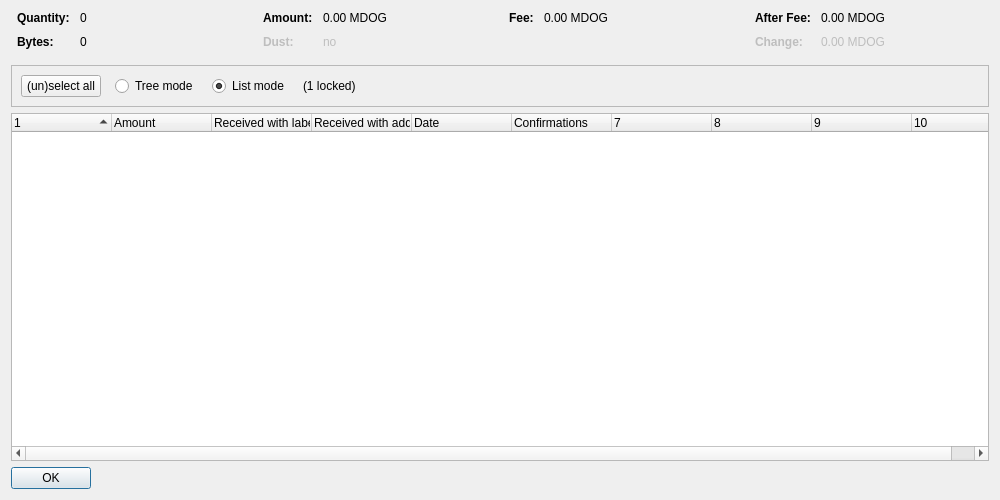
<?xml version="1.0" encoding="UTF-8"?>
<ui version="4.0">
 <class>CoinControlDialog</class>
 <widget class="QDialog" name="CoinControlDialog">
  <property name="geometry">
   <rect>
    <x>0</x>
    <y>0</y>
    <width>1000</width>
    <height>500</height>
   </rect>
  </property>
  <property name="windowTitle">
   <string>Coin Selection</string>
  </property>
  <layout class="QVBoxLayout" name="verticalLayout">
   <item>
    <layout class="QHBoxLayout" name="horizontalLayoutTop" stretch="0,0,0,0">
     <property name="topMargin">
      <number>0</number>
     </property>
     <property name="bottomMargin">
      <number>10</number>
     </property>
     <item>
      <layout class="QFormLayout" name="formLayoutCoinControl1">
       <property name="horizontalSpacing">
        <number>10</number>
       </property>
       <property name="verticalSpacing">
        <number>10</number>
       </property>
       <property name="leftMargin">
        <number>6</number>
       </property>
       <property name="rightMargin">
        <number>6</number>
       </property>
       <item row="0" column="0">
        <widget class="QLabel" name="labelCoinControlQuantityText">
         <property name="font">
          <font>
           <weight>75</weight>
           <bold>true</bold>
          </font>
         </property>
         <property name="text">
          <string>Quantity:</string>
         </property>
        </widget>
       </item>
       <item row="0" column="1">
        <widget class="QLabel" name="labelCoinControlQuantity">
         <property name="cursor">
          <cursorShape>IBeamCursor</cursorShape>
         </property>
         <property name="contextMenuPolicy">
          <enum>Qt::ActionsContextMenu</enum>
         </property>
         <property name="text">
          <string notr="true">0</string>
         </property>
         <property name="textInteractionFlags">
          <set>Qt::LinksAccessibleByMouse|Qt::TextSelectableByKeyboard|Qt::TextSelectableByMouse</set>
         </property>
        </widget>
       </item>
       <item row="1" column="0">
        <widget class="QLabel" name="labelCoinControlBytesText">
         <property name="font">
          <font>
           <weight>75</weight>
           <bold>true</bold>
          </font>
         </property>
         <property name="text">
          <string>Bytes:</string>
         </property>
        </widget>
       </item>
       <item row="1" column="1">
        <widget class="QLabel" name="labelCoinControlBytes">
         <property name="cursor">
          <cursorShape>IBeamCursor</cursorShape>
         </property>
         <property name="contextMenuPolicy">
          <enum>Qt::ActionsContextMenu</enum>
         </property>
         <property name="text">
          <string notr="true">0</string>
         </property>
         <property name="textInteractionFlags">
          <set>Qt::LinksAccessibleByMouse|Qt::TextSelectableByKeyboard|Qt::TextSelectableByMouse</set>
         </property>
        </widget>
       </item>
      </layout>
     </item>
     <item>
      <layout class="QFormLayout" name="formLayoutCoinControl2">
       <property name="horizontalSpacing">
        <number>10</number>
       </property>
       <property name="verticalSpacing">
        <number>10</number>
       </property>
       <property name="leftMargin">
        <number>6</number>
       </property>
       <property name="rightMargin">
        <number>6</number>
       </property>
       <item row="0" column="0">
        <widget class="QLabel" name="labelCoinControlAmountText">
         <property name="font">
          <font>
           <weight>75</weight>
           <bold>true</bold>
          </font>
         </property>
         <property name="text">
          <string>Amount:</string>
         </property>
        </widget>
       </item>
       <item row="0" column="1">
        <widget class="QLabel" name="labelCoinControlAmount">
         <property name="cursor">
          <cursorShape>IBeamCursor</cursorShape>
         </property>
         <property name="contextMenuPolicy">
          <enum>Qt::ActionsContextMenu</enum>
         </property>
         <property name="text">
          <string notr="true">0.00 MDOG</string>
         </property>
         <property name="textInteractionFlags">
          <set>Qt::LinksAccessibleByMouse|Qt::TextSelectableByKeyboard|Qt::TextSelectableByMouse</set>
         </property>
        </widget>
       </item>
       <item row="1" column="0">
        <widget class="QLabel" name="labelCoinControlLowOutputText">
         <property name="enabled">
          <bool>false</bool>
         </property>
         <property name="font">
          <font>
           <weight>75</weight>
           <bold>true</bold>
          </font>
         </property>
         <property name="text">
          <string>Dust:</string>
         </property>
        </widget>
       </item>
       <item row="1" column="1">
        <widget class="QLabel" name="labelCoinControlLowOutput">
         <property name="enabled">
          <bool>false</bool>
         </property>
         <property name="cursor">
          <cursorShape>IBeamCursor</cursorShape>
         </property>
         <property name="contextMenuPolicy">
          <enum>Qt::ActionsContextMenu</enum>
         </property>
         <property name="text">
          <string notr="true">no</string>
         </property>
         <property name="textInteractionFlags">
          <set>Qt::LinksAccessibleByMouse|Qt::TextSelectableByKeyboard|Qt::TextSelectableByMouse</set>
         </property>
        </widget>
       </item>
      </layout>
     </item>
     <item>
      <layout class="QFormLayout" name="formLayoutCoinControl3">
       <property name="horizontalSpacing">
        <number>10</number>
       </property>
       <property name="verticalSpacing">
        <number>10</number>
       </property>
       <property name="leftMargin">
        <number>6</number>
       </property>
       <property name="rightMargin">
        <number>6</number>
       </property>
       <item row="0" column="0">
        <widget class="QLabel" name="labelCoinControlFeeText">
         <property name="font">
          <font>
           <weight>75</weight>
           <bold>true</bold>
          </font>
         </property>
         <property name="text">
          <string>Fee:</string>
         </property>
        </widget>
       </item>
       <item row="0" column="1">
        <widget class="QLabel" name="labelCoinControlFee">
         <property name="cursor">
          <cursorShape>IBeamCursor</cursorShape>
         </property>
         <property name="contextMenuPolicy">
          <enum>Qt::ActionsContextMenu</enum>
         </property>
         <property name="text">
          <string notr="true">0.00 MDOG</string>
         </property>
         <property name="textInteractionFlags">
          <set>Qt::LinksAccessibleByMouse|Qt::TextSelectableByKeyboard|Qt::TextSelectableByMouse</set>
         </property>
        </widget>
       </item>
      </layout>
     </item>
     <item>
      <layout class="QFormLayout" name="formLayoutCoinControl4">
       <property name="horizontalSpacing">
        <number>10</number>
       </property>
       <property name="verticalSpacing">
        <number>10</number>
       </property>
       <property name="leftMargin">
        <number>6</number>
       </property>
       <property name="rightMargin">
        <number>6</number>
       </property>
       <item row="0" column="0">
        <widget class="QLabel" name="labelCoinControlAfterFeeText">
         <property name="font">
          <font>
           <weight>75</weight>
           <bold>true</bold>
          </font>
         </property>
         <property name="text">
          <string>After Fee:</string>
         </property>
        </widget>
       </item>
       <item row="0" column="1">
        <widget class="QLabel" name="labelCoinControlAfterFee">
         <property name="cursor">
          <cursorShape>IBeamCursor</cursorShape>
         </property>
         <property name="contextMenuPolicy">
          <enum>Qt::ActionsContextMenu</enum>
         </property>
         <property name="text">
          <string notr="true">0.00 MDOG</string>
         </property>
         <property name="textInteractionFlags">
          <set>Qt::LinksAccessibleByMouse|Qt::TextSelectableByKeyboard|Qt::TextSelectableByMouse</set>
         </property>
        </widget>
       </item>
       <item row="1" column="0">
        <widget class="QLabel" name="labelCoinControlChangeText">
         <property name="enabled">
          <bool>false</bool>
         </property>
         <property name="font">
          <font>
           <weight>75</weight>
           <bold>true</bold>
          </font>
         </property>
         <property name="text">
          <string>Change:</string>
         </property>
        </widget>
       </item>
       <item row="1" column="1">
        <widget class="QLabel" name="labelCoinControlChange">
         <property name="enabled">
          <bool>false</bool>
         </property>
         <property name="cursor">
          <cursorShape>IBeamCursor</cursorShape>
         </property>
         <property name="contextMenuPolicy">
          <enum>Qt::ActionsContextMenu</enum>
         </property>
         <property name="text">
          <string notr="true">0.00 MDOG</string>
         </property>
         <property name="textInteractionFlags">
          <set>Qt::LinksAccessibleByMouse|Qt::TextSelectableByKeyboard|Qt::TextSelectableByMouse</set>
         </property>
        </widget>
       </item>
      </layout>
     </item>
    </layout>
   </item>
   <item>
    <widget class="QFrame" name="frame">
     <property name="minimumSize">
      <size>
       <width>0</width>
       <height>40</height>
      </size>
     </property>
     <property name="frameShape">
      <enum>QFrame::StyledPanel</enum>
     </property>
     <property name="frameShadow">
      <enum>QFrame::Sunken</enum>
     </property>
     <layout class="QHBoxLayout" name="horizontalLayout">
      <item>
       <layout class="QHBoxLayout" name="horizontalLayoutPanel" stretch="0,0,0,0,0">
        <property name="spacing">
         <number>14</number>
        </property>
        <item>
         <widget class="QPushButton" name="pushButtonSelectAll">
          <property name="sizePolicy">
           <sizepolicy hsizetype="Maximum" vsizetype="Fixed">
            <horstretch>0</horstretch>
            <verstretch>0</verstretch>
           </sizepolicy>
          </property>
          <property name="text">
           <string>(un)select all</string>
          </property>
          <property name="autoDefault">
           <bool>false</bool>
          </property>
         </widget>
        </item>
        <item>
         <widget class="QRadioButton" name="radioTreeMode">
          <property name="sizePolicy">
           <sizepolicy hsizetype="Maximum" vsizetype="Fixed">
            <horstretch>0</horstretch>
            <verstretch>0</verstretch>
           </sizepolicy>
          </property>
          <property name="text">
           <string>Tree mode</string>
          </property>
         </widget>
        </item>
        <item>
         <widget class="QRadioButton" name="radioListMode">
          <property name="sizePolicy">
           <sizepolicy hsizetype="Maximum" vsizetype="Fixed">
            <horstretch>0</horstretch>
            <verstretch>0</verstretch>
           </sizepolicy>
          </property>
          <property name="text">
           <string>List mode</string>
          </property>
          <property name="checked">
           <bool>true</bool>
          </property>
         </widget>
        </item>
        <item>
         <widget class="QLabel" name="labelLocked">
          <property name="text">
           <string notr="true">(1 locked)</string>
          </property>
         </widget>
        </item>
        <item>
         <spacer name="horizontalSpacer">
          <property name="orientation">
           <enum>Qt::Horizontal</enum>
          </property>
          <property name="sizeHint" stdset="0">
           <size>
            <width>40</width>
            <height>20</height>
           </size>
          </property>
         </spacer>
        </item>
       </layout>
      </item>
     </layout>
    </widget>
   </item>
   <item>
    <widget class="CoinControlTreeWidget" name="treeWidget">
     <property name="contextMenuPolicy">
      <enum>Qt::CustomContextMenu</enum>
     </property>
     <property name="sortingEnabled">
      <bool>false</bool>
     </property>
     <property name="columnCount">
      <number>10</number>
     </property>
     <attribute name="headerShowSortIndicator" stdset="0">
      <bool>true</bool>
     </attribute>
     <attribute name="headerStretchLastSection">
      <bool>false</bool>
     </attribute>
     <column>
      <property name="text">
       <string/>
      </property>
     </column>
     <column>
      <property name="text">
       <string>Amount</string>
      </property>
     </column>
     <column>
      <property name="text">
       <string>Received with label</string>
      </property>
     </column>
     <column>
      <property name="text">
       <string>Received with address</string>
      </property>
     </column>
     <column>
      <property name="text">
       <string>Date</string>
      </property>
     </column>
     <column>
      <property name="text">
       <string>Confirmations</string>
      </property>
      <property name="toolTip">
       <string>Confirmed</string>
      </property>
     </column>
     <column>
      <property name="text">
       <string/>
      </property>
     </column>
     <column>
      <property name="text">
       <string/>
      </property>
     </column>
     <column>
      <property name="text">
       <string/>
      </property>
     </column>
     <column>
      <property name="text">
       <string/>
      </property>
     </column>
    </widget>
   </item>
   <item>
    <widget class="QDialogButtonBox" name="buttonBox">
     <property name="sizePolicy">
      <sizepolicy hsizetype="Maximum" vsizetype="Fixed">
       <horstretch>0</horstretch>
       <verstretch>0</verstretch>
      </sizepolicy>
     </property>
     <property name="orientation">
      <enum>Qt::Horizontal</enum>
     </property>
     <property name="standardButtons">
      <set>QDialogButtonBox::Ok</set>
     </property>
    </widget>
   </item>
  </layout>
 </widget>
 <customwidgets>
  <customwidget>
   <class>CoinControlTreeWidget</class>
   <extends>QTreeWidget</extends>
   <header>coincontroltreewidget.h</header>
  </customwidget>
 </customwidgets>
 <resources/>
 <connections/>
</ui>
